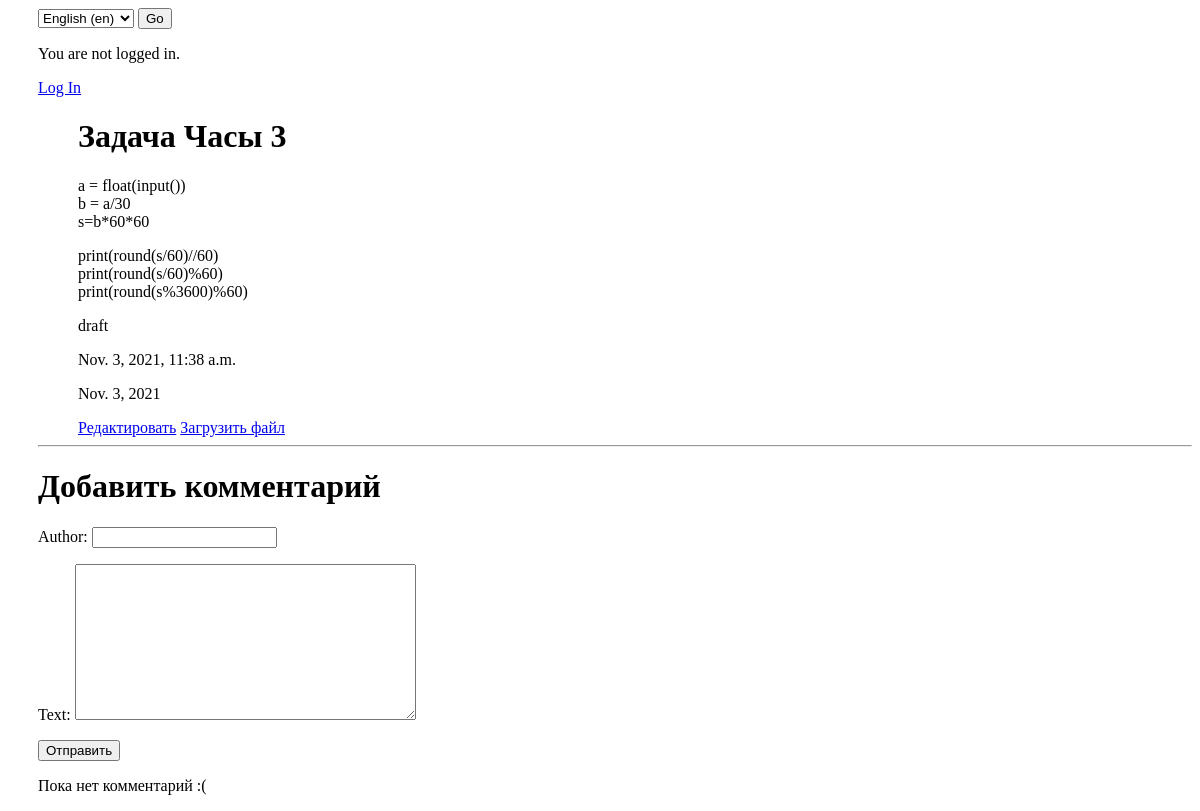
Screenshot of /news/51 with the database file from the repository.
### app_news/models.py (models this page shows, shortened)
class News(models.Model):
    STATUS_CHOICES = (
    ('draft', 'Draft'),
    ('published', 'Published'),
    )
    title = models.CharField(max_length=1000, db_index=True, verbose_name=_('title'))
    text = models.TextField()
    author = models.CharField(max_length=200)
    date_publication = models.DateField(auto_now_add=True)
    date_updated = models.DateTimeField(auto_now=True)
    status = models.CharField(max_length=10, choices=STATUS_CHOICES, default='draft')
    tag = models.ManyToManyField('Tag', default=None, blank=True) #заменил null=True на blank=True
    class Meta:
        verbose_name = _('new')
        verbose_name_plural = _('news')
        permissions = (
            ('can_publish', 'Может публиковать'),
            ('can_edit', 'Может редактировать'),
            )

### app_news/views.py (the view, shortened to what this page needs)
# urls.py: path('news/<int:pk>', NewsDetailView.as_view(), name='news_detail'),
class NewsDetailView(DetailView):
    model = News
    def get_context_data(self, **kwargs):
        context = super().get_context_data(**kwargs)
        form = CommentForm()
        if self.request.user.is_authenticated:
            form.fields['author'].widget = forms.HiddenInput()
            form.fields['author'].initial = self.request.user.username
        context['form'] = form
        return context

### app_news/forms.py
class CommentForm(forms.ModelForm):
    class Meta:
        model = Comment
        fields = ('author', 'text',)

### app_news/templates/app_news/news_detail.html (shortened to what this page needs)
{% extends 'app_news/base.html' %}
{% block content %}
{% load static %}
<html lang='ru'>
<head>
    <link rel="stylesheet" href="{% static '/news/css/news.css' %}">
</head>
{% if user.is_authenticated %}
<p>Hi {{ user.username }}!</p>
<p><a href="{% url 'logout' %}">Log out</a></p>
{% else %}
<p>You are not logged in.</p>
<a href="{% url 'login' %}">Log In</a>
{% endif %}
<body>
    <div class="content container">
        <div class="row">
                <div class="col-md-8">
                <h1>{{ object.title }}</h1>
                <p>{{ object.text|linebreaks }}</p>
                <p>{{ object.status }}</p>
                <p>{{ object.date_updated }}</p>
                <p>{{ object.date_publication }}</p>
                <a href="{% url 'news_edit' pk=news.pk %}">Редактировать</a>
                <a href="{% url 'upload_files' pk=news.pk %}">Загрузить файл</a>
            </div>
        </div>
    </div>
<hr>
    <h1>Добавить комментарий</h1>
    <form method="POST" class="post-form">{% csrf_token %}
        {{ form.as_p }}
        <button type="submit" class="save btn btn-default">Отправить</button>
    </form>
{% for comment in news.comments.all %}
<div class="comment">
    {% if user.is_authenticated%}
    {{ request.user.first_name }}
    {% else %}
    <strong>{{ comment.author }}</strong>
    {% endif %}
<p>{{ comment.text|linebreaks }}</p>
</div>
{% empty %}
<p>Пока нет комментарий :(</p>
{% endfor %}
{% endblock %}

### static/news/css/news.css (style rules this page uses)
.content { margin-left: 40px; }
h1, h2, h3, h4 { font-family: 'Lobster', cursive; }
body { padding-left: 30px; }

### rows the page displays
News: title "Задача Часы 3", text "a = float(input()) b = a/30 s=b*60*60 print(round(s/60)//60) print(round(s/60)%60) print(round(s%3600)%60)", status "draft", date_updated "Nov. 3, 2021, 11:38 a.m.", date_publication "Nov. 3, 2021"

### other values shown
form field language "English (en)"
